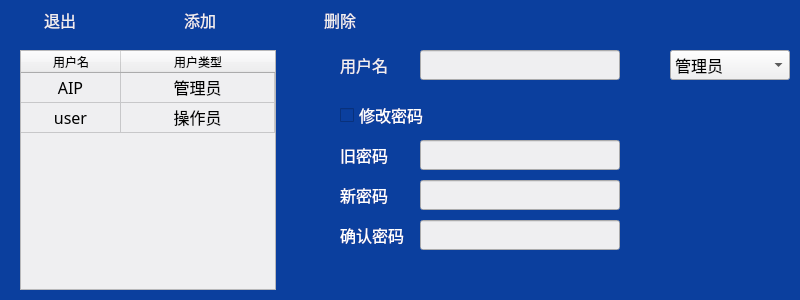
<?xml version="1.0" encoding="UTF-8"?>
<ui version="4.0">
 <class>Form</class>
 <widget class="QWidget" name="Form">
  <property name="geometry">
   <rect>
    <x>0</x>
    <y>0</y>
    <width>800</width>
    <height>300</height>
   </rect>
  </property>
  <property name="windowTitle">
   <string>用户管理</string>
  </property>
  <property name="styleSheet">
   <string notr="true">QWidget
{
background-color: rgb(11,63,158);
}</string>
  </property>
  <widget class="QTableWidget" name="tableWidget">
   <property name="geometry">
    <rect>
     <x>20</x>
     <y>50</y>
     <width>256</width>
     <height>240</height>
    </rect>
   </property>
   <property name="font">
    <font>
     <family>微软雅黑</family>
     <pointsize>12</pointsize>
    </font>
   </property>
   <property name="styleSheet">
    <string notr="true">background-color: rgb(239, 239, 241);</string>
   </property>
   <attribute name="horizontalHeaderStretchLastSection">
    <bool>true</bool>
   </attribute>
   <attribute name="verticalHeaderVisible">
    <bool>false</bool>
   </attribute>
   <row>
    <property name="text">
     <string/>
    </property>
   </row>
   <row>
    <property name="text">
     <string/>
    </property>
   </row>
   <column>
    <property name="text">
     <string>用户名</string>
    </property>
   </column>
   <column>
    <property name="text">
     <string>用户类型</string>
    </property>
   </column>
   <item row="0" column="0">
    <property name="text">
     <string>AIP</string>
    </property>
    <property name="textAlignment">
     <set>AlignCenter</set>
    </property>
   </item>
   <item row="0" column="1">
    <property name="text">
     <string>管理员</string>
    </property>
    <property name="textAlignment">
     <set>AlignCenter</set>
    </property>
   </item>
   <item row="1" column="0">
    <property name="text">
     <string>user</string>
    </property>
    <property name="textAlignment">
     <set>AlignCenter</set>
    </property>
   </item>
   <item row="1" column="1">
    <property name="text">
     <string>操作员</string>
    </property>
    <property name="textAlignment">
     <set>AlignCenter</set>
    </property>
   </item>
  </widget>
  <widget class="QLineEdit" name="lineEdit">
   <property name="geometry">
    <rect>
     <x>420</x>
     <y>50</y>
     <width>200</width>
     <height>30</height>
    </rect>
   </property>
   <property name="font">
    <font>
     <family>微软雅黑</family>
     <pointsize>12</pointsize>
    </font>
   </property>
   <property name="styleSheet">
    <string notr="true">background-color: rgb(239, 239, 241);</string>
   </property>
  </widget>
  <widget class="QLabel" name="label">
   <property name="geometry">
    <rect>
     <x>340</x>
     <y>50</y>
     <width>60</width>
     <height>30</height>
    </rect>
   </property>
   <property name="font">
    <font>
     <family>微软雅黑</family>
     <pointsize>12</pointsize>
    </font>
   </property>
   <property name="styleSheet">
    <string notr="true">color: rgb(239, 239, 241);</string>
   </property>
   <property name="text">
    <string>用户名</string>
   </property>
  </widget>
  <widget class="QComboBox" name="comboBox">
   <property name="geometry">
    <rect>
     <x>670</x>
     <y>50</y>
     <width>120</width>
     <height>30</height>
    </rect>
   </property>
   <property name="font">
    <font>
     <family>微软雅黑</family>
     <pointsize>12</pointsize>
    </font>
   </property>
   <property name="styleSheet">
    <string notr="true">background-color: rgb(239, 239, 241);</string>
   </property>
   <item>
    <property name="text">
     <string>管理员</string>
    </property>
   </item>
   <item>
    <property name="text">
     <string>操作员</string>
    </property>
   </item>
  </widget>
  <widget class="QCheckBox" name="checkBox_4">
   <property name="geometry">
    <rect>
     <x>340</x>
     <y>100</y>
     <width>90</width>
     <height>30</height>
    </rect>
   </property>
   <property name="font">
    <font>
     <family>微软雅黑</family>
     <pointsize>12</pointsize>
    </font>
   </property>
   <property name="styleSheet">
    <string notr="true">color: rgb(255, 255, 255);</string>
   </property>
   <property name="text">
    <string>修改密码</string>
   </property>
  </widget>
  <widget class="QLineEdit" name="lineEdit_11">
   <property name="enabled">
    <bool>false</bool>
   </property>
   <property name="geometry">
    <rect>
     <x>420</x>
     <y>180</y>
     <width>200</width>
     <height>30</height>
    </rect>
   </property>
   <property name="font">
    <font>
     <family>微软雅黑</family>
     <pointsize>12</pointsize>
    </font>
   </property>
   <property name="styleSheet">
    <string notr="true">background-color: rgb(239, 239, 241);</string>
   </property>
   <property name="echoMode">
    <enum>QLineEdit::Password</enum>
   </property>
   <property name="placeholderText">
    <string/>
   </property>
  </widget>
  <widget class="QLineEdit" name="lineEdit_12">
   <property name="enabled">
    <bool>false</bool>
   </property>
   <property name="geometry">
    <rect>
     <x>420</x>
     <y>220</y>
     <width>200</width>
     <height>30</height>
    </rect>
   </property>
   <property name="font">
    <font>
     <family>微软雅黑</family>
     <pointsize>12</pointsize>
    </font>
   </property>
   <property name="styleSheet">
    <string notr="true">background-color: rgb(239, 239, 241);</string>
   </property>
   <property name="echoMode">
    <enum>QLineEdit::Password</enum>
   </property>
   <property name="placeholderText">
    <string/>
   </property>
  </widget>
  <widget class="QLabel" name="label_16">
   <property name="geometry">
    <rect>
     <x>340</x>
     <y>220</y>
     <width>70</width>
     <height>30</height>
    </rect>
   </property>
   <property name="font">
    <font>
     <family>微软雅黑</family>
     <pointsize>12</pointsize>
    </font>
   </property>
   <property name="styleSheet">
    <string notr="true">color: rgb(255, 255, 255);
border:0px;</string>
   </property>
   <property name="text">
    <string>确认密码</string>
   </property>
   <property name="alignment">
    <set>Qt::AlignLeading|Qt::AlignLeft|Qt::AlignVCenter</set>
   </property>
  </widget>
  <widget class="QLineEdit" name="lineEdit_13">
   <property name="enabled">
    <bool>false</bool>
   </property>
   <property name="geometry">
    <rect>
     <x>420</x>
     <y>140</y>
     <width>200</width>
     <height>30</height>
    </rect>
   </property>
   <property name="font">
    <font>
     <family>微软雅黑</family>
     <pointsize>12</pointsize>
    </font>
   </property>
   <property name="styleSheet">
    <string notr="true">background-color: rgb(239, 239, 241);</string>
   </property>
   <property name="echoMode">
    <enum>QLineEdit::Password</enum>
   </property>
   <property name="placeholderText">
    <string/>
   </property>
  </widget>
  <widget class="QLabel" name="label_15">
   <property name="geometry">
    <rect>
     <x>340</x>
     <y>180</y>
     <width>50</width>
     <height>30</height>
    </rect>
   </property>
   <property name="font">
    <font>
     <family>微软雅黑</family>
     <pointsize>12</pointsize>
    </font>
   </property>
   <property name="styleSheet">
    <string notr="true">color: rgb(255, 255, 255);
border:0px;</string>
   </property>
   <property name="text">
    <string>新密码</string>
   </property>
   <property name="alignment">
    <set>Qt::AlignLeading|Qt::AlignLeft|Qt::AlignVCenter</set>
   </property>
  </widget>
  <widget class="QLabel" name="label_17">
   <property name="geometry">
    <rect>
     <x>340</x>
     <y>140</y>
     <width>50</width>
     <height>30</height>
    </rect>
   </property>
   <property name="font">
    <font>
     <family>微软雅黑</family>
     <pointsize>12</pointsize>
    </font>
   </property>
   <property name="styleSheet">
    <string notr="true">color: rgb(255, 255, 255);
border:0px;</string>
   </property>
   <property name="text">
    <string>旧密码</string>
   </property>
   <property name="alignment">
    <set>Qt::AlignLeading|Qt::AlignLeft|Qt::AlignVCenter</set>
   </property>
  </widget>
  <widget class="QToolButton" name="toolButton_2">
   <property name="geometry">
    <rect>
     <x>0</x>
     <y>0</y>
     <width>120</width>
     <height>40</height>
    </rect>
   </property>
   <property name="font">
    <font>
     <family>微软雅黑</family>
     <pointsize>12</pointsize>
    </font>
   </property>
   <property name="styleSheet">
    <string notr="true">color: rgb(239, 239, 241);
border:0px;</string>
   </property>
   <property name="text">
    <string>退出</string>
   </property>
   <property name="icon">
    <iconset resource="image.qrc">
     <normaloff>:/resource/left-32.png</normaloff>:/resource/left-32.png</iconset>
   </property>
   <property name="iconSize">
    <size>
     <width>36</width>
     <height>36</height>
    </size>
   </property>
   <property name="toolButtonStyle">
    <enum>Qt::ToolButtonTextBesideIcon</enum>
   </property>
  </widget>
  <widget class="QToolButton" name="toolButton_3">
   <property name="geometry">
    <rect>
     <x>140</x>
     <y>0</y>
     <width>120</width>
     <height>40</height>
    </rect>
   </property>
   <property name="font">
    <font>
     <family>微软雅黑</family>
     <pointsize>12</pointsize>
    </font>
   </property>
   <property name="styleSheet">
    <string notr="true">color: rgb(239, 239, 241);
border:0px;</string>
   </property>
   <property name="text">
    <string>添加</string>
   </property>
   <property name="icon">
    <iconset resource="image.qrc">
     <normaloff>:/resource/add.png</normaloff>:/resource/add.png</iconset>
   </property>
   <property name="iconSize">
    <size>
     <width>36</width>
     <height>36</height>
    </size>
   </property>
   <property name="toolButtonStyle">
    <enum>Qt::ToolButtonTextBesideIcon</enum>
   </property>
  </widget>
  <widget class="QToolButton" name="toolButton_4">
   <property name="geometry">
    <rect>
     <x>280</x>
     <y>0</y>
     <width>120</width>
     <height>40</height>
    </rect>
   </property>
   <property name="font">
    <font>
     <family>微软雅黑</family>
     <pointsize>12</pointsize>
    </font>
   </property>
   <property name="styleSheet">
    <string notr="true">color: rgb(239, 239, 241);
border:0px;</string>
   </property>
   <property name="text">
    <string>删除</string>
   </property>
   <property name="icon">
    <iconset resource="image.qrc">
     <normaloff>:/resource/remove.png</normaloff>:/resource/remove.png</iconset>
   </property>
   <property name="iconSize">
    <size>
     <width>36</width>
     <height>36</height>
    </size>
   </property>
   <property name="toolButtonStyle">
    <enum>Qt::ToolButtonTextBesideIcon</enum>
   </property>
  </widget>
 </widget>
 <resources>
  <include location="image.qrc"/>
 </resources>
 <connections/>
</ui>
